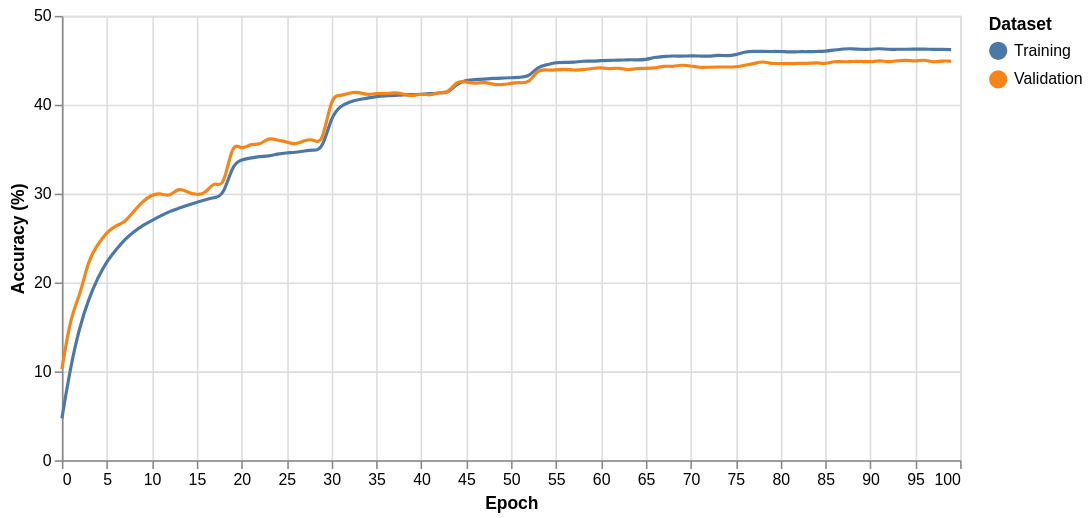

The specification (Vega-Lite) saved for this image:
### Vega-Lite specification from a JSON file in a GitHub repository (floating-point values rounded to 4 significant figures; data arrays with more than 128 entries replaced by an {"elided": "..."} marker saying what was removed)
{"config": {"view": {"width": 400, "height": 300}, "mark": {"tooltip": null}}, "layer": [{"mark": {"type": "line", "interpolate": "basis"}, "encoding": {"color": {"type": "nominal", "field": "label", "title": "Dataset"}, "x": {"type": "quantitative", "field": "Step", "title": "Epoch"}, "y": {"type": "quantitative", "field": "Value", "title": "Accuracy (%)"}}}, {"mark": "point", "encoding": {"opacity": {"value": 0}, "x": {"type": "quantitative", "field": "Step"}}, "selection": {"selector007": {"type": "single", "nearest": true, "on": "mouseover", "fields": ["Step"], "empty": "none"}}}, {"mark": "point", "encoding": {"color": {"type": "nominal", "field": "label", "title": "Dataset"}, "opacity": {"value": 0, "condition": {"value": 1, "selection": "selector007"}}, "x": {"type": "quantitative", "field": "Step", "title": "Epoch"}, "y": {"type": "quantitative", "field": "Value", "title": "Accuracy (%)"}}}, {"mark": {"type": "rule", "color": "gray"}, "encoding": {"x": {"type": "quantitative", "field": "Step"}}, "transform": [{"filter": {"selection": "selector007"}}]}, {"mark": {"type": "text", "align": "left", "dx": 5, "dy": -10}, "encoding": {"color": {"type": "nominal", "field": "label", "title": "Dataset"}, "text": {"value": " ", "condition": {"type": "quantitative", "field": "Value", "selection": "selector007"}}, "x": {"type": "quantitative", "field": "Step", "title": "Epoch"}, "y": {"type": "quantitative", "field": "Value", "title": "Accuracy (%)"}}}], "data": {"name": "data-6f194a33437d432ad85b9e9c827c0e7b"}, "height": 280, "width": 566, "$schema": "https://vega.github.io/schema/vega-lite/v3.3.0.json", "datasets": {"data-6f194a33437d432ad85b9e9c827c0e7b": {"elided": "200 records"}}}
